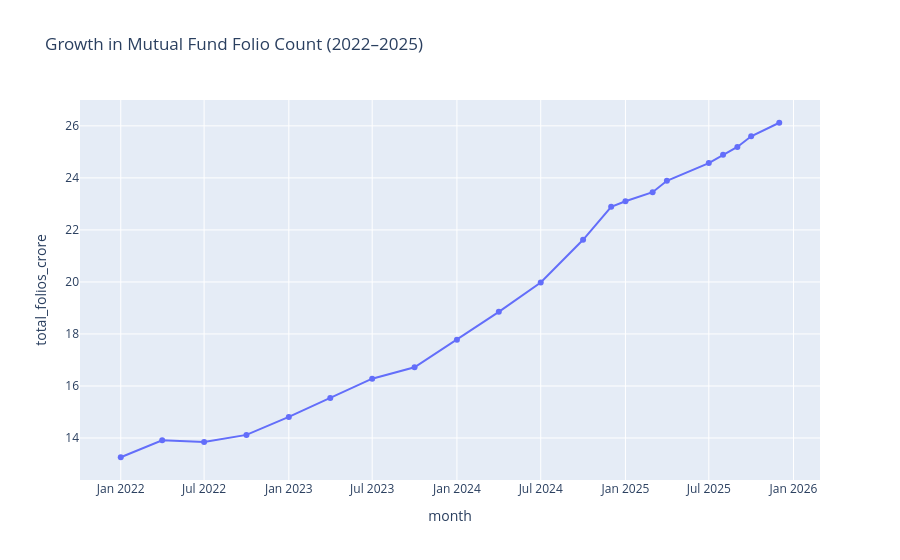

Notebook source saved alongside this figure:
### Code cell
import plotly.express as px

fig = px.line(
    folio,
    x='month',
    y='total_folios_crore',
    title='Growth in Mutual Fund Folio Count (2022–2025)',
    markers=True
)

fig.show()

### Figure 1 — Plotly figure (JSON) as saved in the notebook; plotly's stock layout.template omitted (floating-point values rounded to 4 significant figures)
{"data": [{"hovertemplate": "month=%{x}<br>total_folios_crore=%{y}<extra></extra>", "legendgroup": "", "line": {"color": "#636efa", "dash": "solid"}, "marker": {"symbol": "circle"}, "mode": "lines+markers", "name": "", "orientation": "v", "showlegend": false, "type": "scatter", "x": ["2022-01-01T00:00:00", "2022-04-01T00:00:00", "2022-07-01T00:00:00", "2022-10-01T00:00:00", "2023-01-01T00:00:00", "2023-04-01T00:00:00", "2023-07-01T00:00:00", "2023-10-01T00:00:00", "2024-01-01T00:00:00", "2024-04-01T00:00:00", "2024-07-01T00:00:00", "2024-10-01T00:00:00", "2024-12-01T00:00:00", "2025-01-01T00:00:00", "2025-03-01T00:00:00", "2025-04-01T00:00:00", "2025-07-01T00:00:00", "2025-08-01T00:00:00", "2025-09-01T00:00:00", "2025-10-01T00:00:00", "2025-12-01T00:00:00"], "xaxis": "x", "y": [13.26, 13.91, 13.85, 14.12, 14.81, 15.54, 16.28, 16.72, 17.78, 18.85, 19.98, 21.62, 22.89, 23.1, 23.45, 23.89, 24.57, 24.89, 25.19, 25.6, 26.12], "yaxis": "y"}], "layout": {"legend": {"tracegroupgap": 0}, "title": {"text": "Growth in Mutual Fund Folio Count (2022–2025)"}, "xaxis": {"anchor": "y", "domain": [0, 1], "title": {"text": "month"}}, "yaxis": {"anchor": "x", "domain": [0, 1], "title": {"text": "total_folios_crore"}}}}
